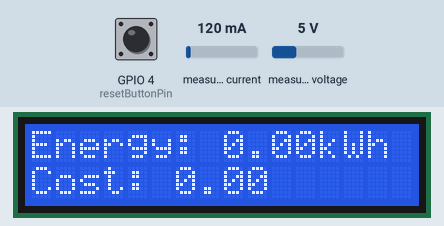
Recording of a sketch running on a simulated ESP32. On the bench: 16×2 character LCD. The test bench sets the inputs (shaded band); at power-on: measured current 120 mA, measured voltage 5 V, GPIO 4 (resetButtonPin) HIGH. WiFi joins after 1.5 s; servers stay silent unless stated; EEPROM starts erased.

Above: at 4.7 s.
4.8 s: measured current set to 40 mA
At 6.7 s:
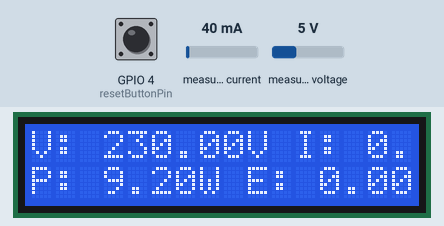
11.2 s: measured voltage set to 0.3 V
At 15.2 s:
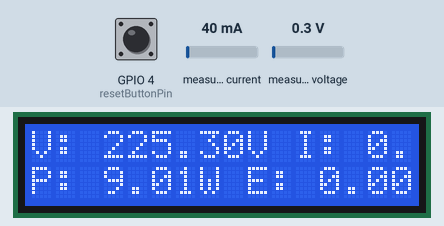
17.6 s: measured current set to 500 mA
At 19.5 s:
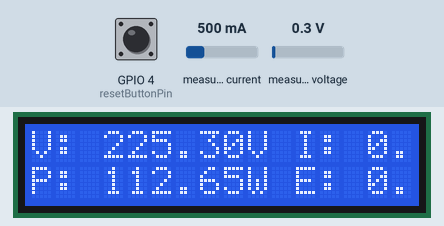
21.6 s: measured voltage set to 3.8 V
At 22.5 s:
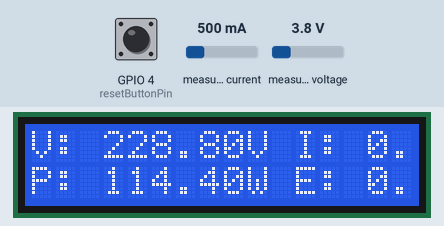
25.6 s: measured current set to 1000 mA
At 26.7 s:
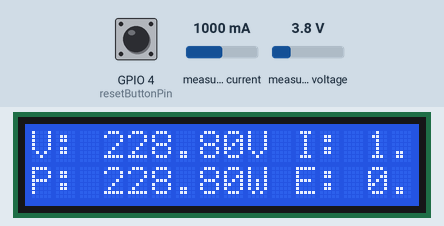
29.6 s: measured voltage set to 7.5 V
At 31.0 s:
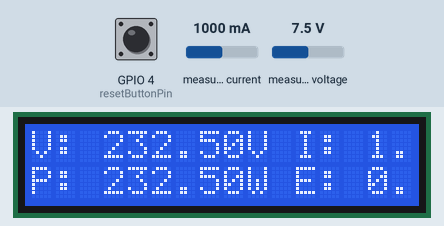
Timing chart, 0 to 32.6 s (numbered marks = the images above; inputs shaded):
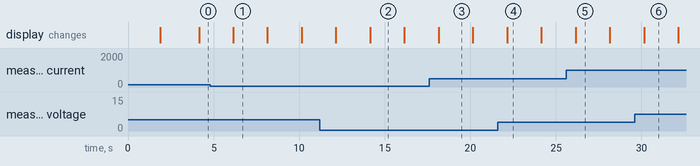

Measured:
- after the input at 4.8 s, the display: changes after 1.3 s (image 1)
- after the input at 11.2 s, the display: first differs from a run without the input after 2.9 s (image 2)
- after the input at 17.6 s, the display: changes after 0.55 s (image 3)
- after the input at 21.6 s, the display: changes after 0.55 s (image 4)
- after the input at 25.6 s, the display: changes after 0.55 s (image 5)
- what the display in image 1 shows lasts 2.0 s, from 6.1 s to 8.1 s

The sketch:

smart_iot_energy_meter.ino
```cpp
#define BLYNK_TEMPLATE_ID "**************"
#define BLYNK_TEMPLATE_NAME "**************"
#define BLYNK_PRINT Serial

#include "EmonLib.h"
#include <EEPROM.h>
#include <WiFi.h>
#include <BlynkSimpleEsp32.h>
#include <Wire.h>
#include <LiquidCrystal_I2C.h>
#include <HTTPClient.h>
#include <ArduinoJson.h>

LiquidCrystal_I2C lcd(0x27, 16, 2);

// Define your Telegram bot token and chat ID
const char* telegramBotToken = "**************";
const char* telegramChatID = "**************";

// Constants for calibration
const float vCalibration = 41.5;
const float currCalibration = 1.80;

// Blynk and WiFi credentials
const char auth[] = "**************";
const char ssid[] = "**************";
const char pass[] = "**************";

// EnergyMonitor instance
EnergyMonitor emon;

// Timer for regular updates
BlynkTimer timer;

// Variables for energy calculation
float kWh = 0.0;
float cost = 0.0;
const float ratePerkWh = 6.5; // Cost rate per kWh
unsigned long lastMillis = millis();

// EEPROM addresses for each variable
const int addrKWh = 12;
const int addrCost = 16;

// Display page variable
int displayPage = 0;

// Reset button pin
const int resetButtonPin = 4; // Change to your button pin

// Function prototypes
void sendEnergyDataToBlynk();
void readEnergyDataFromEEPROM();
void saveEnergyDataToEEPROM();
void updateLCD();
void changeDisplayPage();
void sendBillToTelegram();
void resetEEPROM();

void setup()
{
  WiFi.begin(ssid, pass);
  while (WiFi.status() != WL_CONNECTED) {
    delay(500);
  }

  Blynk.begin(auth, ssid, pass);

  // Initialize the LCD
  lcd.init();
  lcd.backlight();

  // Initialize EEPROM
  EEPROM.begin(32);

  // Initialize the reset button pin
  pinMode(resetButtonPin, INPUT_PULLUP);

  // Read stored data from EEPROM
  readEnergyDataFromEEPROM();

  // Setup voltage and current inputs
  emon.voltage(35, vCalibration, 1.7); // Voltage: input pin, calibration, phase_shift
  emon.current(34, currCalibration);    // Current: input pin, calibration

  // Setup timers
  timer.setInterval(2000L, sendEnergyDataToBlynk);
  timer.setInterval(2000L, changeDisplayPage);
  timer.setInterval(60000L, sendBillToTelegram);
}

void loop()
{
  Blynk.run();
  timer.run();

  // Check if the reset button is pressed
  if (digitalRead(resetButtonPin) == LOW) // Assuming button press connects to ground
  {
    delay(200); // Debounce delay
    resetEEPROM();
  }
}

void sendEnergyDataToBlynk()
{
  emon.calcVI(20, 2000); // Calculate all. No. of half wavelengths (crossings), time-out

  float Vrms = emon.Vrms;
  float Irms = emon.Irms;
  float apparentPower = emon.apparentPower;

  // Calculate energy consumed in kWh
  unsigned long currentMillis = millis();
  kWh += apparentPower * (currentMillis - lastMillis) / 3600000000.0;
  lastMillis = currentMillis;

  // Calculate the cost based on the rate per kWh
  cost = kWh * ratePerkWh;

  // Save the latest values to EEPROM
  saveEnergyDataToEEPROM();

  // Send data to Blynk
  Blynk.virtualWrite(V0, Vrms);
  Blynk.virtualWrite(V1, Irms);
  Blynk.virtualWrite(V2, apparentPower);
  Blynk.virtualWrite(V3, kWh);
  Blynk.virtualWrite(V4, cost);

  // Update the LCD with the new values
  updateLCD();
}

void readEnergyDataFromEEPROM()
{
  EEPROM.get(addrKWh, kWh);
  EEPROM.get(addrCost, cost);

  // Initialize to zero if values are invalid
  if (isnan(kWh))
  {
    kWh = 0.0;
    saveEnergyDataToEEPROM();
  }
  if (isnan(cost))
  {
    cost = 0.0;
    saveEnergyDataToEEPROM();
  }
}

void saveEnergyDataToEEPROM()
{
  EEPROM.put(addrKWh, kWh);
  EEPROM.put(addrCost, cost);
  EEPROM.commit();
}

void updateLCD()
{
  lcd.clear();
  if (displayPage == 0)
  {
    lcd.setCursor(0, 0);
    lcd.printf("V: %.2fV I: %.2fA", emon.Vrms, emon.Irms);

    lcd.setCursor(0, 1);
    lcd.printf("P: %.2fW E: %.2fkWh", emon.apparentPower, kWh);
  }
  else if (displayPage == 1)
  {
    lcd.setCursor(0, 0);
    lcd.printf("Energy: %.2fkWh", kWh);

    lcd.setCursor(0, 1);
    lcd.printf("Cost: %.2f", cost);
  }
}

void changeDisplayPage()
{
  displayPage = (displayPage + 1) % 2;
  updateLCD();
}

void sendBillToTelegram()
{
  String message = "Total Energy Consumed: " + String(kWh, 2) + " kWh\nTotal Cost: ₹" + String(cost, 2);

  HTTPClient http;
  http.begin("https://api.telegram.org/bot" + String(telegramBotToken) + "/sendMessage");
  http.addHeader("Content-Type", "application/json");

  DynamicJsonDocument jsonDoc(256);
  jsonDoc["chat_id"] = telegramChatID;
  jsonDoc["text"] = message;

  String jsonString;
  serializeJson(jsonDoc, jsonString);

  int httpCode = http.POST(jsonString);

  // Optional: Handle HTTP errors here

  http.end();
}

void resetEEPROM()
{
  kWh = 0.0;
  cost = 0.0;
  saveEnergyDataToEEPROM();
}
```
